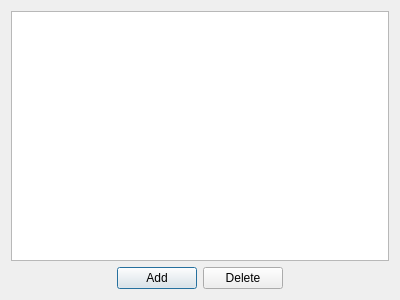
<?xml version="1.0" encoding="UTF-8"?>
<ui version="4.0">
 <class>OwnerList</class>
 <widget class="QDialog" name="OwnerList">
  <property name="geometry">
   <rect>
    <x>0</x>
    <y>0</y>
    <width>400</width>
    <height>300</height>
   </rect>
  </property>
  <property name="windowTitle">
   <string>Землепользователи</string>
  </property>
  <layout class="QVBoxLayout" name="verticalLayout">
   <item>
    <widget class="QTableView" name="tableView"/>
   </item>
   <item>
    <layout class="QHBoxLayout" name="horizontalLayout">
     <item>
      <spacer name="horizontalSpacer">
       <property name="orientation">
        <enum>Qt::Horizontal</enum>
       </property>
       <property name="sizeHint" stdset="0">
        <size>
         <width>40</width>
         <height>20</height>
        </size>
       </property>
      </spacer>
     </item>
     <item>
      <widget class="QPushButton" name="addButton">
       <property name="text">
        <string>Add</string>
       </property>
      </widget>
     </item>
     <item>
      <widget class="QPushButton" name="deleteButton">
       <property name="text">
        <string>Delete</string>
       </property>
      </widget>
     </item>
     <item>
      <spacer name="horizontalSpacer_2">
       <property name="orientation">
        <enum>Qt::Horizontal</enum>
       </property>
       <property name="sizeHint" stdset="0">
        <size>
         <width>40</width>
         <height>20</height>
        </size>
       </property>
      </spacer>
     </item>
    </layout>
   </item>
  </layout>
 </widget>
 <resources/>
 <connections/>
</ui>
